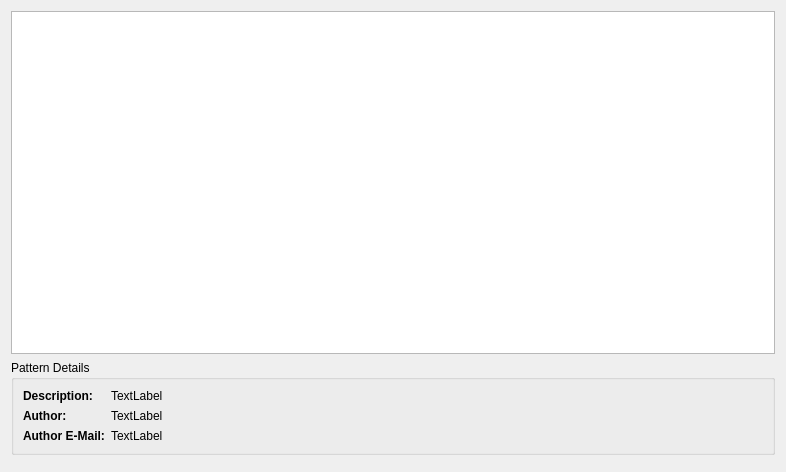
<?xml version="1.0" encoding="UTF-8"?>
<ui version="4.0">
 <class>PatternsPage</class>
 <widget class="QWidget" name="PatternsPage">
  <property name="geometry">
   <rect>
    <x>0</x>
    <y>0</y>
    <width>786</width>
    <height>472</height>
   </rect>
  </property>
  <property name="windowTitle">
   <string>PatternsPage</string>
  </property>
  <layout class="QVBoxLayout" name="verticalLayout">
   <item>
    <widget class="QListWidget" name="patternsList"/>
   </item>
   <item>
    <widget class="QGroupBox" name="groupBox">
     <property name="title">
      <string>Pattern Details</string>
     </property>
     <layout class="QFormLayout" name="formLayout">
      <item row="0" column="0">
       <widget class="QLabel" name="label">
        <property name="font">
         <font>
          <weight>75</weight>
          <bold>true</bold>
         </font>
        </property>
        <property name="text">
         <string>Description:</string>
        </property>
       </widget>
      </item>
      <item row="0" column="1">
       <widget class="QLabel" name="descData">
        <property name="text">
         <string>TextLabel</string>
        </property>
       </widget>
      </item>
      <item row="1" column="0">
       <widget class="QLabel" name="label_2">
        <property name="font">
         <font>
          <weight>75</weight>
          <bold>true</bold>
         </font>
        </property>
        <property name="text">
         <string>Author:</string>
        </property>
       </widget>
      </item>
      <item row="1" column="1">
       <widget class="QLabel" name="authorData">
        <property name="text">
         <string>TextLabel</string>
        </property>
       </widget>
      </item>
      <item row="2" column="0">
       <widget class="QLabel" name="label_3">
        <property name="font">
         <font>
          <weight>75</weight>
          <bold>true</bold>
         </font>
        </property>
        <property name="text">
         <string>Author E-Mail:</string>
        </property>
       </widget>
      </item>
      <item row="2" column="1">
       <widget class="QLabel" name="emailData">
        <property name="text">
         <string>TextLabel</string>
        </property>
       </widget>
      </item>
     </layout>
    </widget>
   </item>
   <item>
    <widget class="QLineEdit" name="kcfg_templatefile">
     <property name="enabled">
      <bool>false</bool>
     </property>
     <property name="maximumSize">
      <size>
       <width>16777215</width>
       <height>0</height>
      </size>
     </property>
     <property name="font">
      <font>
       <kerning>false</kerning>
      </font>
     </property>
     <property name="mouseTracking">
      <bool>false</bool>
     </property>
     <property name="acceptDrops">
      <bool>false</bool>
     </property>
     <property name="toolTip">
      <string notr="true"/>
     </property>
     <property name="whatsThis">
      <string notr="true"/>
     </property>
     <property name="accessibleName">
      <string notr="true"/>
     </property>
     <property name="frame">
      <bool>false</bool>
     </property>
    </widget>
   </item>
  </layout>
 </widget>
 <resources/>
 <connections/>
</ui>
